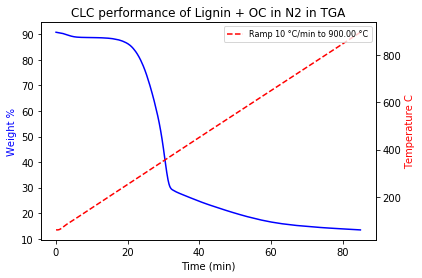

This chart was generated by the following Python code:
import matplotlib.pyplot as plt
import numpy as np
import pandas as pd

##################################
###Import original data
###Basic sample information
TGA_CLC = pd.read_excel(r'C:/Users/htian/Desktop/book in reading/Biomass combustion-TGA/2) Biomass + OC in N2/Biomass(2).xls',
                        sheet_name = 'Isothermal 30.0 min')

###### to read full table information
print(TGA_CLC)
print(TGA_CLC.info(),'n')

########  read full list of first few lines#####
##### to identify the data your collected######
print(TGA_CLC.loc[0])
print(TGA_CLC.loc[1])
#print(TGA_CLC.loc[0:1])   ## see the unit corresponding relationship

### Identify key parmeters

sample_name = "Lignin + OC in N2"
ramping_rate = "Ramp 10 °C/min to 900.00 °C"
Time_unit = "mins"
Temperature_Unit = "C"
Weight_unit = "mg"

# drop the unit line , which is the secon line##
TGA_CLC2 = TGA_CLC.drop([0,1])
print(TGA_CLC2)

### reindix from beginning###

TGA_CLC3 = TGA_CLC2.reset_index(drop = True)

print(TGA_CLC3)

### rename the columns###

TGA_CLC3.columns= ['Time','Weight %', 'Weight mg', 'Heat Flow (Normalized)',
                   'Heat Flow mW','Temperature']

print(TGA_CLC3)

#### assign x, y1 and y2 axis#####
x= TGA_CLC3['Time']
y1 = TGA_CLC3['Weight %']
y2 = TGA_CLC3['Temperature']

#print(x)

fig,ax1 = plt.subplots()
ax2 = ax1.twinx()           # twinx for mirror
ax1.plot(x,y1,'b-')
ax2.plot(x,y2,'r--')
 
ax1.set_xlabel('Time (min)')    #x-label
ax1.set_ylabel('Weight %',color = 'b')   #y1-label
ax2.set_ylabel('Temperature C',color = 'r')   #y2 label
plt.title("CLC performance of " + sample_name + ' in TGA')

plt.legend(labels= [ramping_rate], loc='upper right',fontsize=8)

plt.show()
